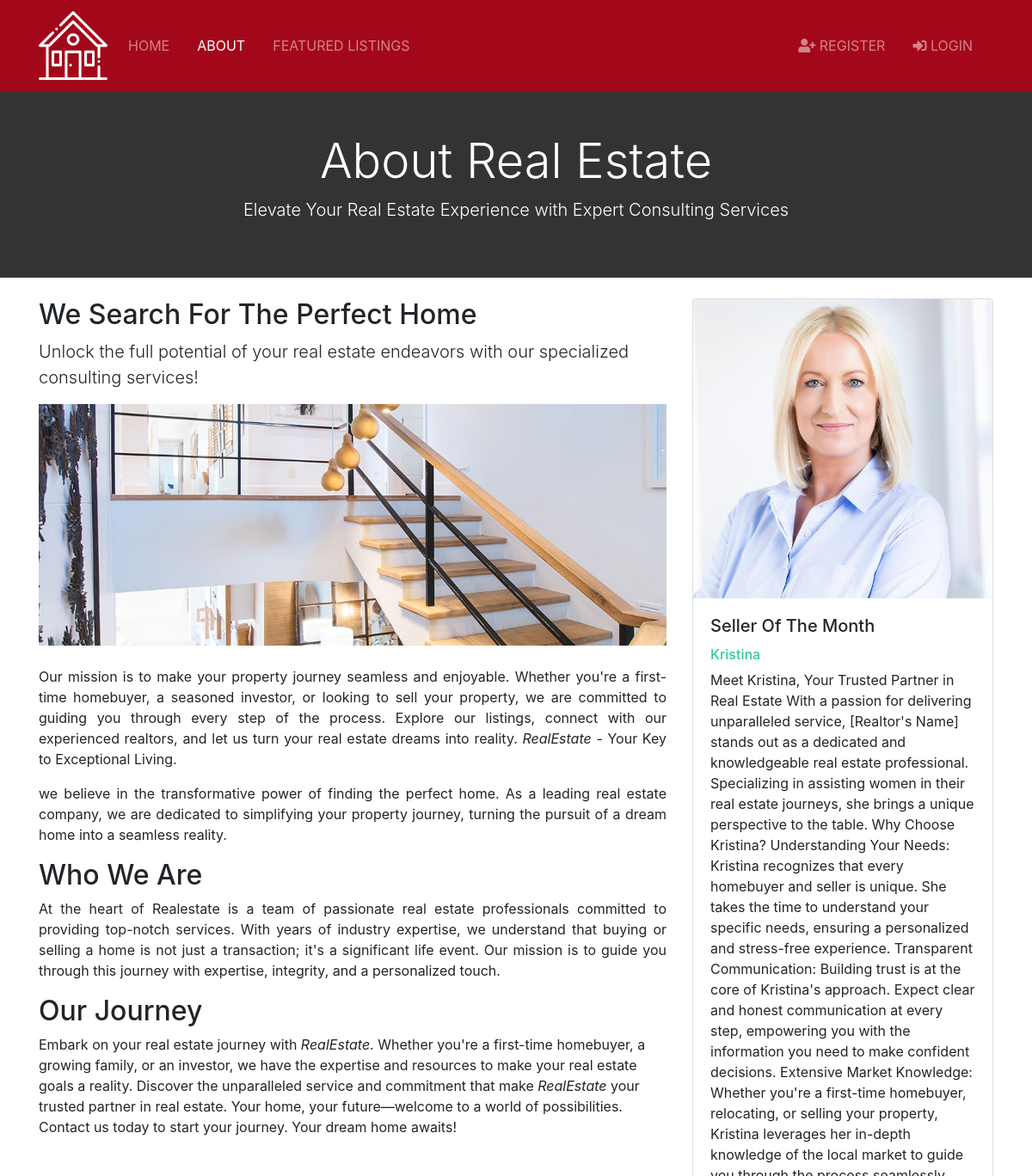
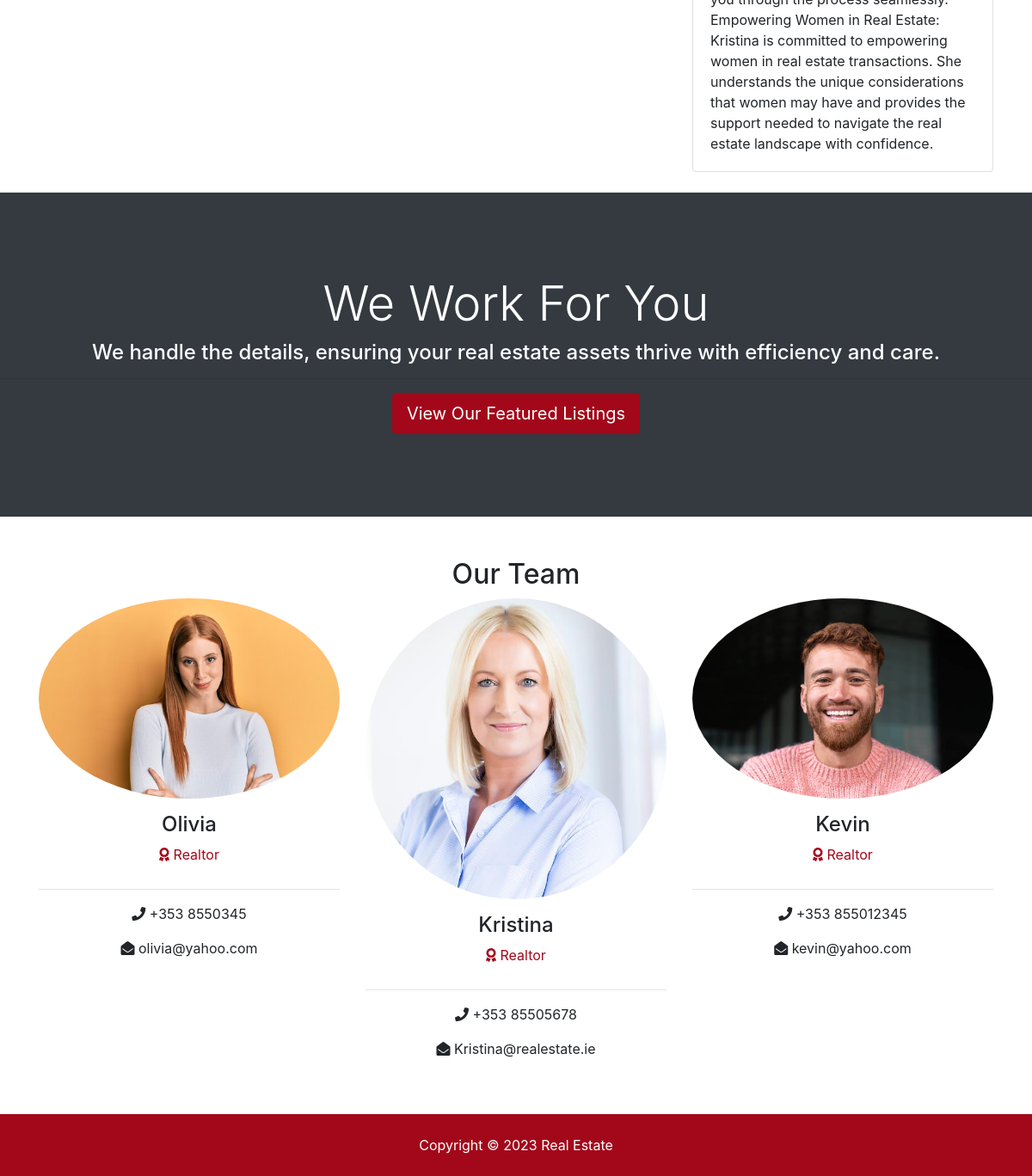
/about, run on the app's committed database (2 pictures, top to bottom).
### realtors/models.py (models this page shows, shortened)
class Realtor(models.Model):
  name = models.CharField(max_length=200)
  photo = models.ImageField(upload_to='photos/%Y/%m/%d/')
  description = models.TextField(blank=True)
  phone = models.CharField(max_length=20)
  email = models.CharField(max_length=50)
  is_mvp = models.BooleanField(default=False)
  hire_date = models.DateTimeField(default=datetime.now, blank=True)

### pages/views.py (the view)
# urls.py: path('about',views.about,name ='about'),
def about(request):
    realtors = Realtor.objects.order_by('-hire_date')
    mvp_realtors = Realtor.objects.all().filter(is_mvp=True)
    context = {
        'realtors': realtors,
        'mvp_realtors': mvp_realtors
    }
    return render(request, 'pages/about.html', context)

### templates/pages/about.html (shortened to what this page needs)
{% extends 'base.html' %}
{% load static %}
{% block content %}
<section id="showcase-inner" class="py-5 text-white">
    <div class="container">
      <div class="row text-center">
        <div class="col-md-12">
          <h1 class="display-4">About Real Estate</h1>
          <p class="lead">Elevate Your Real Estate Experience with Expert Consulting Services</p>
        </div>
      </div>
    </div>
  </section>
  <section id="about" class="py-4">
    <div class="container">
      <div class="row">
        <div class="col-md-8">
          <h2>We Search For The Perfect Home</h2>
          <p class="lead">Unlock the full potential of your real estate endeavors with our specialized consulting services!</p>
          <img src="{% static 'img/about.jpg' %}" alt="">
          <p class="mt-4" style= "text-align : justify">Our mission is to make your property journey seamless and enjoyable. Whether you're a first-time homebuyer, a seasoned investor, or looking to sell your property, we are committed to guiding you through every step of the process.
            Explore our listings, connect with our experienced realtors, and let us turn your real estate dreams into reality. <i>RealEstate</i> - Your Key to Exceptional Living.
           </p>
           <p style= "text-align : justify">we believe in the transformative power of finding the perfect home. As a leading real estate company, we are dedicated to simplifying your property journey, turning the pursuit of a dream home into a seamless reality. </p>
            <h2>Who We Are </h2>
           <p style= "text-align : justify"> At the heart of Realestate is a team of passionate real estate professionals committed to providing top-notch services. With years of industry expertise, we understand that buying or selling a home is not just a transaction; it's a significant life event. Our mission is to guide you through this journey with expertise, integrity, and a personalized touch.</p>
           <h2>Our Journey </h2>
           <p>
            Embark on your real estate journey with <i>RealEstate</i>. Whether you're a first-time homebuyer, a growing family, or an investor, we have the expertise and resources to make your real estate goals a reality.
            Discover the unparalleled service and commitment that make <i>RealEstate</i> your trusted partner in real estate. Your home, your future—welcome to a world of possibilities.
            Contact us today to start your journey. Your dream home awaits!</p>
        </div>
        <div class="col-md-4">
          {% if mvp_realtors %}
            {% for realtor in mvp_realtors %}
            <div class="card">
                <img class="card-img-top" src="{{ realtor.photo.url }}" alt="Seller of the month">
                <div class="card-body">
                  <h5 class="card-title">Seller Of The Month</h5>
                  <h6 class="text-secondary">{{ realtor.name }}</h6>
                  <p class="card-text">{{ realtor.description }}
                  </p>
                </div>
              </div>
            {% endfor %}
          {% endif %}
        </div>
      </div>
    </div>
  </section>
  <section id="work" class="bg-dark text-white text-center">
    <h2 class="display-4">We Work For You</h2>
    <h4>We handle the details, ensuring your real estate assets thrive with efficiency and care.</h4>
    <hr>
    <a href="{% url 'listings' %}" class="btn btn-secondary text-white btn-lg">View Our Featured Listings</a>
  </section>
  <section id="team" class="py-5">
    <div class="container">
      <h2 class="text-center">Our Team</h2>
      <div class="row text-center">
        {% if realtors %}
          {% for realtor in realtors %}
          <div class="col-md-4">
              <img src="{{ realtor.photo.url }}" alt="" class="rounded-circle mb-3">
              <h4>{{ realtor.name }}</h4>
              <p class="text-success">
                <i class="fas fa-award text-success mb-3"></i> Realtor</p>
              <hr>
              <p>
                <i class="fas fa-phone"></i> {{ realtor.phone }}</p>
              <p>
                <i class="fas fa-envelope-open"></i> {{ realtor.email }}</p>
            </div>
          {% endfor %}
        {% else %}
          <div class="col-md-12">
            <p>No Realtors Available</p>
          </div>
        {% endif %}
      </div>
    </div>
  </section>
{% endblock %}

### realestate/static/css/all.css (style rules this page uses)
.fa, .fas, .far, .fal, .fab { -moz-osx-font-smoothing: grayscale; -webkit-font-smoothing: antialiased; display: inline-block; font-style: normal; font-variant: normal; text-rendering: auto; line-height: 1; }
.fa-award:before { content: "\f559"; }
.fa-envelope-open:before { content: "\f2b6"; }
.fa-phone:before { content: "\f095"; }
.fa, .fas { font-family: 'Font Awesome 5 Free'; font-weight: 900; }

### realestate/static/css/style.css (style rules this page uses)
.btn-secondary { color: #fff !important; }
img { width: 100%; }
#showcase-inner { background: url(../img/building.jpg) no-repeat top center fixed/cover; position: relative; overflow: hidden; min-height: 200px; }
#showcase-inner::before { content: ''; position: absolute; top: 0; left: 0; min-height: 100%; width: 100%; background: rgba(32, 134, 107, 0.8); }
#work { padding: 6rem 0; }

### templates/pages/about.html (style rules this page uses)
#showcase-inner::before { background: rgb(0 0 0 / 80%); }
.btn-secondary { background-color: #a3081a; border-color: #a3081a; }
.text-success { color: #a3081a !important; }

### data on the page
Realtor: photo (picture), name "Kristina", description "Meet Kristina, Your Trusted Partner in Real Estate With a passion for delivering unparalleled service, [Realtor's Name] stands out as a dedicated and knowledgeable real estate professional. Specializing in assisting women in their real estate journeys, she brings a unique perspective to the table. Why Choose Kristina? Understanding Your Needs: Kristina recognizes that every homebuyer and seller is unique. She takes the time to understand your specific needs, ensuring a personalized and stress-free experience. Transparent Communication: Building trust is at the core of Kristina's approach. Expect clear and honest communication at every step, empowering you with the information you need to…", phone "+353 85505678", email "Kristina@realestate.ie"
Realtor: photo (picture), name "Olivia", phone "+353 8550345", email "olivia@yahoo.com"
Realtor: photo (picture), name "Kevin", phone "+353 855012345", email "kevin@yahoo.com"
